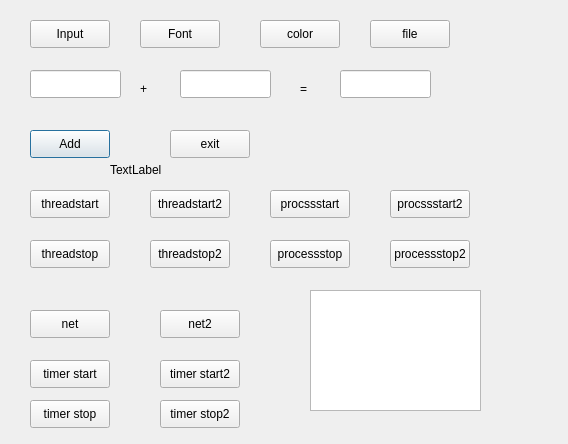
<ui version="4.0" >
 <class>Qt1</class>
 <widget class="QDialog" name="Qt1" >
  <property name="geometry" >
   <rect>
    <x>0</x>
    <y>0</y>
    <width>568</width>
    <height>444</height>
   </rect>
  </property>
  <property name="windowTitle" >
   <string>Dialog</string>
  </property>
  <widget class="QPushButton" name="pbOK" >
   <property name="geometry" >
    <rect>
     <x>30</x>
     <y>130</y>
     <width>80</width>
     <height>28</height>
    </rect>
   </property>
   <property name="text" >
    <string>Add</string>
   </property>
  </widget>
  <widget class="QPushButton" name="pbExit" >
   <property name="geometry" >
    <rect>
     <x>170</x>
     <y>130</y>
     <width>80</width>
     <height>28</height>
    </rect>
   </property>
   <property name="text" >
    <string>exit</string>
   </property>
  </widget>
  <widget class="QLineEdit" name="le1" >
   <property name="geometry" >
    <rect>
     <x>30</x>
     <y>70</y>
     <width>91</width>
     <height>28</height>
    </rect>
   </property>
  </widget>
  <widget class="QLineEdit" name="le2" >
   <property name="geometry" >
    <rect>
     <x>180</x>
     <y>70</y>
     <width>91</width>
     <height>28</height>
    </rect>
   </property>
  </widget>
  <widget class="QLineEdit" name="leRes" >
   <property name="geometry" >
    <rect>
     <x>340</x>
     <y>70</y>
     <width>91</width>
     <height>28</height>
    </rect>
   </property>
   <property name="palette" >
    <palette>
     <active>
      <colorrole role="WindowText" >
       <brush brushstyle="SolidPattern" >
        <color alpha="255" >
         <red>255</red>
         <green>0</green>
         <blue>0</blue>
        </color>
       </brush>
      </colorrole>
      <colorrole role="Text" >
       <brush brushstyle="SolidPattern" >
        <color alpha="255" >
         <red>0</red>
         <green>255</green>
         <blue>0</blue>
        </color>
       </brush>
      </colorrole>
     </active>
     <inactive>
      <colorrole role="WindowText" >
       <brush brushstyle="SolidPattern" >
        <color alpha="255" >
         <red>255</red>
         <green>0</green>
         <blue>0</blue>
        </color>
       </brush>
      </colorrole>
      <colorrole role="Text" >
       <brush brushstyle="SolidPattern" >
        <color alpha="255" >
         <red>0</red>
         <green>255</green>
         <blue>0</blue>
        </color>
       </brush>
      </colorrole>
     </inactive>
     <disabled>
      <colorrole role="WindowText" >
       <brush brushstyle="SolidPattern" >
        <color alpha="255" >
         <red>127</red>
         <green>125</green>
         <blue>123</blue>
        </color>
       </brush>
      </colorrole>
      <colorrole role="Text" >
       <brush brushstyle="SolidPattern" >
        <color alpha="255" >
         <red>127</red>
         <green>125</green>
         <blue>123</blue>
        </color>
       </brush>
      </colorrole>
     </disabled>
    </palette>
   </property>
  </widget>
  <widget class="QLabel" name="label" >
   <property name="geometry" >
    <rect>
     <x>140</x>
     <y>80</y>
     <width>41</width>
     <height>18</height>
    </rect>
   </property>
   <property name="text" >
    <string>+</string>
   </property>
  </widget>
  <widget class="QLabel" name="label_2" >
   <property name="geometry" >
    <rect>
     <x>300</x>
     <y>80</y>
     <width>31</width>
     <height>18</height>
    </rect>
   </property>
   <property name="text" >
    <string>=</string>
   </property>
  </widget>
  <widget class="QPushButton" name="pbthstart" >
   <property name="geometry" >
    <rect>
     <x>30</x>
     <y>190</y>
     <width>80</width>
     <height>28</height>
    </rect>
   </property>
   <property name="text" >
    <string>threadstart</string>
   </property>
  </widget>
  <widget class="QPushButton" name="pbthstop" >
   <property name="geometry" >
    <rect>
     <x>30</x>
     <y>240</y>
     <width>80</width>
     <height>28</height>
    </rect>
   </property>
   <property name="text" >
    <string>threadstop</string>
   </property>
  </widget>
  <widget class="QPushButton" name="pbthstart2" >
   <property name="geometry" >
    <rect>
     <x>150</x>
     <y>190</y>
     <width>80</width>
     <height>28</height>
    </rect>
   </property>
   <property name="text" >
    <string>threadstart2</string>
   </property>
  </widget>
  <widget class="QPushButton" name="pbthstop2" >
   <property name="geometry" >
    <rect>
     <x>150</x>
     <y>240</y>
     <width>80</width>
     <height>28</height>
    </rect>
   </property>
   <property name="text" >
    <string>threadstop2</string>
   </property>
  </widget>
  <widget class="QPushButton" name="pbprstart" >
   <property name="geometry" >
    <rect>
     <x>270</x>
     <y>190</y>
     <width>80</width>
     <height>28</height>
    </rect>
   </property>
   <property name="text" >
    <string>procssstart</string>
   </property>
  </widget>
  <widget class="QPushButton" name="pbprstop" >
   <property name="geometry" >
    <rect>
     <x>270</x>
     <y>240</y>
     <width>80</width>
     <height>28</height>
    </rect>
   </property>
   <property name="text" >
    <string>processstop</string>
   </property>
  </widget>
  <widget class="QPushButton" name="pbprstart2" >
   <property name="geometry" >
    <rect>
     <x>390</x>
     <y>190</y>
     <width>80</width>
     <height>28</height>
    </rect>
   </property>
   <property name="text" >
    <string>procssstart2</string>
   </property>
  </widget>
  <widget class="QPushButton" name="pbprstop2" >
   <property name="geometry" >
    <rect>
     <x>390</x>
     <y>240</y>
     <width>80</width>
     <height>28</height>
    </rect>
   </property>
   <property name="text" >
    <string>processstop2</string>
   </property>
  </widget>
  <widget class="QPushButton" name="pbNet" >
   <property name="geometry" >
    <rect>
     <x>30</x>
     <y>310</y>
     <width>80</width>
     <height>28</height>
    </rect>
   </property>
   <property name="text" >
    <string>net</string>
   </property>
  </widget>
  <widget class="QPushButton" name="pbNet2" >
   <property name="geometry" >
    <rect>
     <x>160</x>
     <y>310</y>
     <width>80</width>
     <height>28</height>
    </rect>
   </property>
   <property name="text" >
    <string>net2</string>
   </property>
  </widget>
  <widget class="QPushButton" name="pbinput" >
   <property name="geometry" >
    <rect>
     <x>30</x>
     <y>20</y>
     <width>80</width>
     <height>28</height>
    </rect>
   </property>
   <property name="text" >
    <string>Input</string>
   </property>
  </widget>
  <widget class="QPushButton" name="pbfont" >
   <property name="geometry" >
    <rect>
     <x>140</x>
     <y>20</y>
     <width>80</width>
     <height>28</height>
    </rect>
   </property>
   <property name="text" >
    <string>Font</string>
   </property>
  </widget>
  <widget class="QTextEdit" name="te1" >
   <property name="geometry" >
    <rect>
     <x>310</x>
     <y>290</y>
     <width>171</width>
     <height>121</height>
    </rect>
   </property>
  </widget>
  <widget class="QPushButton" name="pbcolor" >
   <property name="geometry" >
    <rect>
     <x>260</x>
     <y>20</y>
     <width>80</width>
     <height>28</height>
    </rect>
   </property>
   <property name="text" >
    <string>color</string>
   </property>
  </widget>
  <widget class="QPushButton" name="pbfile" >
   <property name="geometry" >
    <rect>
     <x>370</x>
     <y>20</y>
     <width>80</width>
     <height>28</height>
    </rect>
   </property>
   <property name="text" >
    <string>file</string>
   </property>
  </widget>
  <widget class="QPushButton" name="tstart" >
   <property name="geometry" >
    <rect>
     <x>30</x>
     <y>360</y>
     <width>80</width>
     <height>28</height>
    </rect>
   </property>
   <property name="text" >
    <string>timer start</string>
   </property>
  </widget>
  <widget class="QPushButton" name="tstop" >
   <property name="geometry" >
    <rect>
     <x>30</x>
     <y>400</y>
     <width>80</width>
     <height>28</height>
    </rect>
   </property>
   <property name="text" >
    <string>timer stop</string>
   </property>
  </widget>
  <widget class="QLabel" name="lbtime" >
   <property name="geometry" >
    <rect>
     <x>110</x>
     <y>160</y>
     <width>301</width>
     <height>20</height>
    </rect>
   </property>
   <property name="text" >
    <string>TextLabel</string>
   </property>
  </widget>
  <widget class="QPushButton" name="tstart2" >
   <property name="geometry" >
    <rect>
     <x>160</x>
     <y>360</y>
     <width>80</width>
     <height>28</height>
    </rect>
   </property>
   <property name="text" >
    <string>timer start2</string>
   </property>
  </widget>
  <widget class="QPushButton" name="tstop2" >
   <property name="geometry" >
    <rect>
     <x>160</x>
     <y>400</y>
     <width>80</width>
     <height>28</height>
    </rect>
   </property>
   <property name="text" >
    <string>timer stop2</string>
   </property>
  </widget>
 </widget>
 <resources/>
 <connections/>
</ui>
